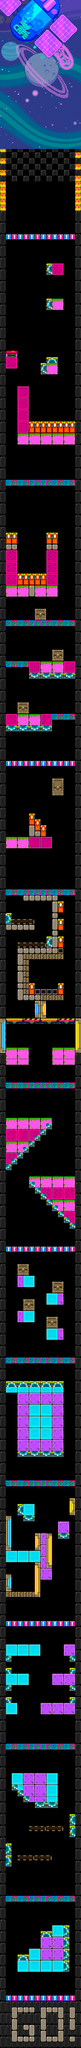

Tiled map render using the project's own tile images. Description and the map definition, with tile-layer contents summarised, below:
An orthogonal 14x350 tile map with 32x32 px tiles, 2 tile layers (Colision, Plataformas), 2 hidden layers not drawn, 1 image layer.

<map version="1.0" tiledversion="2017.07.26" orientation="orthogonal" renderorder="right-down" width="14" height="350" tilewidth="32" tileheight="32" nextobjectid="56">
 <tileset firstgid="1" name="plataformas" tilewidth="32" tileheight="32" tilecount="196" columns="28">
  <image source="plataformas.png" width="896" height="224" />
  <tile id="71">
   <animation>
    <frame tileid="71" duration="100" />
    <frame tileid="15" duration="100" />
   </animation>
  </tile>
  <tile id="72">
   <animation>
    <frame tileid="72" duration="100" />
    <frame tileid="16" duration="100" />
   </animation>
  </tile>
  <tile id="99">
   <animation>
    <frame tileid="99" duration="100" />
    <frame tileid="43" duration="100" />
   </animation>
  </tile>
  <tile id="100">
   <animation>
    <frame tileid="100" duration="100" />
    <frame tileid="44" duration="100" />
   </animation>
  </tile>
  <tile id="102">
   <animation>
    <frame tileid="102" duration="100" />
    <frame tileid="103" duration="100" />
    <frame tileid="104" duration="100" />
   </animation>
  </tile>
  <tile id="112">
   <animation>
    <frame tileid="112" duration="100" />
    <frame tileid="115" duration="100" />
    <frame tileid="118" duration="100" />
    <frame tileid="121" duration="100" />
    <frame tileid="124" duration="100" />
    <frame tileid="127" duration="100" />
   </animation>
  </tile>
  <tile id="113">
   <animation>
    <frame tileid="113" duration="100" />
    <frame tileid="116" duration="100" />
    <frame tileid="119" duration="100" />
    <frame tileid="122" duration="100" />
    <frame tileid="125" duration="100" />
    <frame tileid="128" duration="100" />
   </animation>
  </tile>
  <tile id="114">
   <animation>
    <frame tileid="114" duration="100" />
    <frame tileid="117" duration="100" />
    <frame tileid="120" duration="100" />
    <frame tileid="123" duration="100" />
    <frame tileid="126" duration="100" />
    <frame tileid="129" duration="100" />
   </animation>
  </tile>
  <tile id="140">
   <animation>
    <frame tileid="140" duration="100" />
    <frame tileid="143" duration="100" />
    <frame tileid="146" duration="100" />
    <frame tileid="149" duration="100" />
    <frame tileid="152" duration="100" />
    <frame tileid="155" duration="100" />
   </animation>
  </tile>
  <tile id="141">
   <animation>
    <frame tileid="141" duration="100" />
    <frame tileid="144" duration="100" />
    <frame tileid="147" duration="100" />
    <frame tileid="150" duration="100" />
    <frame tileid="153" duration="100" />
    <frame tileid="156" duration="100" />
   </animation>
  </tile>
  <tile id="142">
   <animation>
    <frame tileid="142" duration="100" />
    <frame tileid="145" duration="100" />
    <frame tileid="148" duration="100" />
    <frame tileid="151" duration="100" />
    <frame tileid="154" duration="100" />
    <frame tileid="157" duration="100" />
   </animation>
  </tile>
 </tileset>
 <layer name="Colision" width="14" height="350">
  <data>[4900 cells, 1756 non-empty, 18 distinct tile ids]</data>
 </layer>
 <layer name="Enemigos" width="14" height="350" visible="0">
  <data>[4900 cells, 34 non-empty, 3 distinct tile ids]</data>
 </layer>
 <layer name="Rads" width="14" height="350" visible="0">
  <data>[4900 cells, 0 non-empty, 0 distinct tile ids]</data>
 </layer>
 <layer name="Plataformas" width="14" height="350">
  <data>[4900 cells, 1937 non-empty, 68 distinct tile ids]</data>
 </layer>
 <imagelayer name="Fondo" locked="1">
  <image source="fondos/LeapDay_theme_Space.png" width="448" height="815" />
 </imagelayer>
</map>
